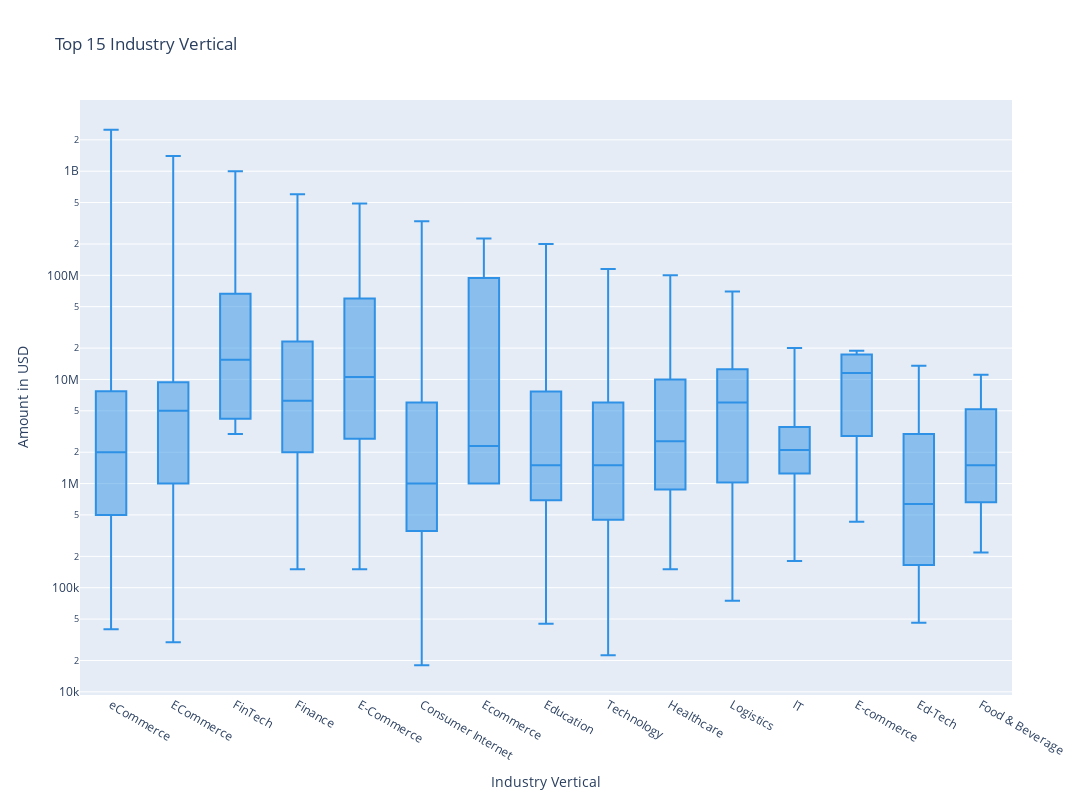

Source (notebook cell):
### Code cell
# box plot
fig = px.box(df_top_industry_vertical, y="Amount in USD", x="Industry Vertical", hover_name="Startup Name", log_y=True, points=False,
             width=1500, height=800, title="Top 15 Industry Vertical", labels={"Amount in USD": "Amount in USD", "Industry Vertical": "Industry Vertical"},
             color_discrete_sequence=px.colors.qualitative.Dark24,)
fig.show()

### Figure 1 — Plotly figure (JSON) as saved in the notebook; plotly's stock layout.template omitted (floating-point values rounded to 4 significant figures; data arrays with more than 128 entries replaced by an {"elided": "..."} marker saying what was removed)
{"data": [{"alignmentgroup": "True", "boxpoints": false, "hovertemplate": "<b>%{hovertext}</b><br><br>Industry Vertical=%{x}<br>Amount in USD=%{y}<extra></extra>", "hovertext": {"elided": "1957 str values"}, "legendgroup": "", "marker": {"color": "#2E91E5"}, "name": "", "notched": false, "offsetgroup": "", "orientation": "v", "showlegend": false, "type": "box", "x": {"elided": "1957 str values"}, "x0": " ", "xaxis": "x", "y": {"elided": "1957 int values"}, "y0": " ", "yaxis": "y"}], "layout": {"boxmode": "group", "height": 800, "legend": {"tracegroupgap": 0}, "title": {"text": "Top 15 Industry Vertical"}, "width": 1500, "xaxis": {"anchor": "y", "domain": [0, 1], "title": {"text": "Industry Vertical"}}, "yaxis": {"anchor": "x", "domain": [0, 1], "title": {"text": "Amount in USD"}, "type": "log"}}}
